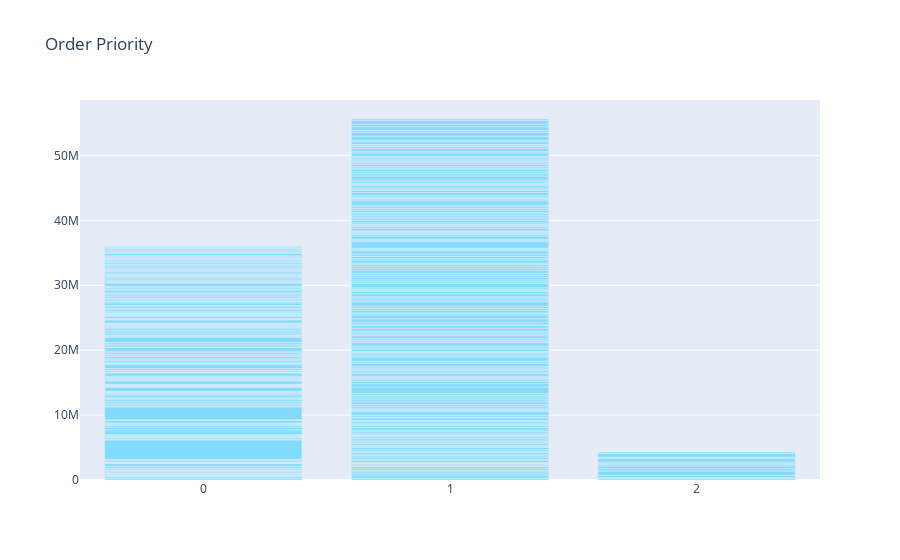

The cell this chart's notebook holds for it:
### Code cell
trace0 = go.Bar(
         x = df4.TypeProjet,
         y = df4.BudgetMaxEuro,
         marker =dict(color='rgb(130,220,300)'),
         name = "Bufget par type de projet"
)

data=[trace0]
layout= go.Layout(title='Order Priority')

fig = go.Figure(data=data,layout=layout)
fig.show()

### Figure 1 — Plotly figure (JSON) as saved in the notebook; plotly's stock layout.template omitted (floating-point values rounded to 4 significant figures; data arrays with more than 128 entries replaced by an {"elided": "..."} marker saying what was removed)
{"data": [{"marker": {"color": "rgb(130,220,300)"}, "name": "Bufget par type de projet", "type": "bar", "x": {"elided": "363 int values"}, "y": {"elided": "363 int values"}}], "layout": {"title": {"text": "Order Priority"}}}
